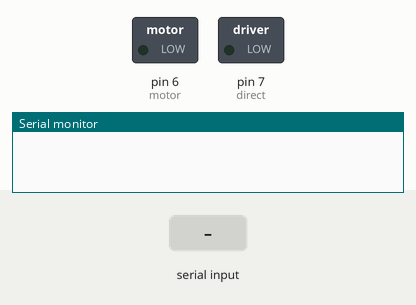
This sketch was run on a simulated Arduino Uno, built with avr-gcc and run on an emulated ATmega328P. On the bench: switched loads named in the sketch (green lamp = pin HIGH), the last lines printed to the serial monitor. Inputs (shaded band) come from the test bench.

Above: at 1.2 s.
1.3 s: "-" received over Serial
At 1.9 s:
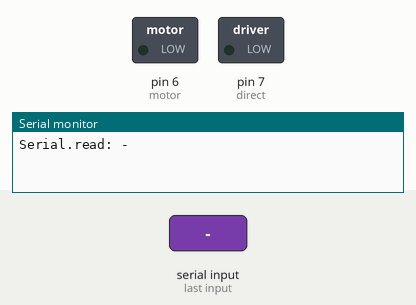
2.8 s: "+" received over Serial
At 4.0 s:
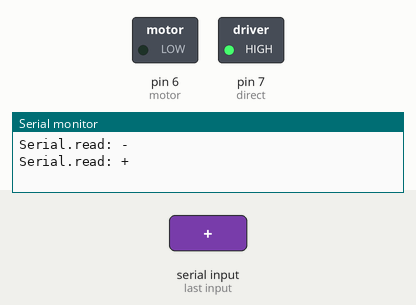
4.3 s: "2" received over Serial
At 4.7 s:
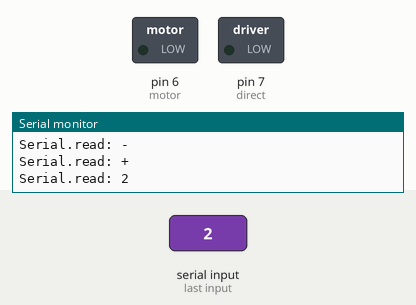
5.9 s: "1" received over Serial
At 7.1 s:
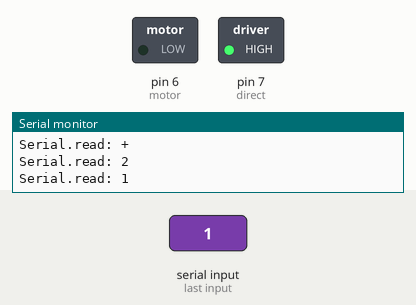
Timing chart, 0 to 8.5 s (numbered marks = the images above; inputs shaded):
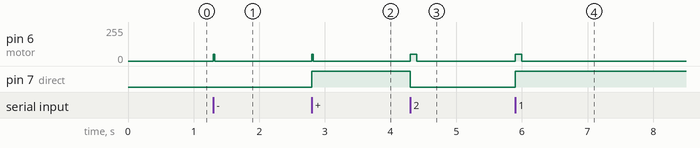

The sketch:

Serial.ino
```cpp
char comchar;

int motor = 6;
int direct = 7;

void setup() {
  Serial.begin(9600);
  while (Serial.read() >= 0) {} //clear serialbuffer
  pinMode (motor, OUTPUT);
  pinMode (direct, OUTPUT);
}

void loop() {
  // read data from serial port

  while (Serial.available() > 0) {
    comchar = Serial.read();//读串口第一个字节
    Serial.print("Serial.read: ");
    Serial.println(comchar);
    if (comchar == '-') {
      digitalWrite(direct, LOW);
      analogWrite(motor, 50);
      delay(20);
      analogWrite(motor, 0);
      while (Serial.read() >= 0) {}
    } else if (comchar == '+') {
      digitalWrite(direct, HIGH);
      analogWrite(motor, 50);
      delay(20);
      analogWrite(motor, 0);
      while (Serial.read() >= 0) {}
    } else if (comchar == '1') {
      digitalWrite(direct, HIGH);
      analogWrite(motor, 50);
      delay(100);
      analogWrite(motor, 0);
      while (Serial.read() >= 0) {}
    }else if (comchar == '2') {
      digitalWrite(direct, LOW);
      analogWrite(motor, 50);
      delay(100);
      analogWrite(motor, 0);
      while (Serial.read() >= 0) {}
    }else if (comchar == '=') {
      while (Serial.read() >= 0) {}
      return;
    } else {
      Serial.println("Error!");
      while (Serial.read() >= 0) {}
    }
    delay(100);
  }
}
```

Measured:
- after the input at 1.3 s, pin 6 (motor): 0/255 → 50/255 at once, → 0/255 0.02 s later
- after the input at 2.8 s, pin 6 (motor): 0/255 → 50/255 at once, → 0/255 0.02 s later; pin 7 (direct): LOW → HIGH at once
- after the input at 4.3 s, pin 6 (motor): 0/255 → 50/255 at once, → 0/255 0.10 s later; pin 7 (direct): HIGH → LOW at once
- after the input at 5.9 s, pin 6 (motor): 0/255 → 50/255 at once, → 0/255 0.10 s later; pin 7 (direct): LOW → HIGH at once
